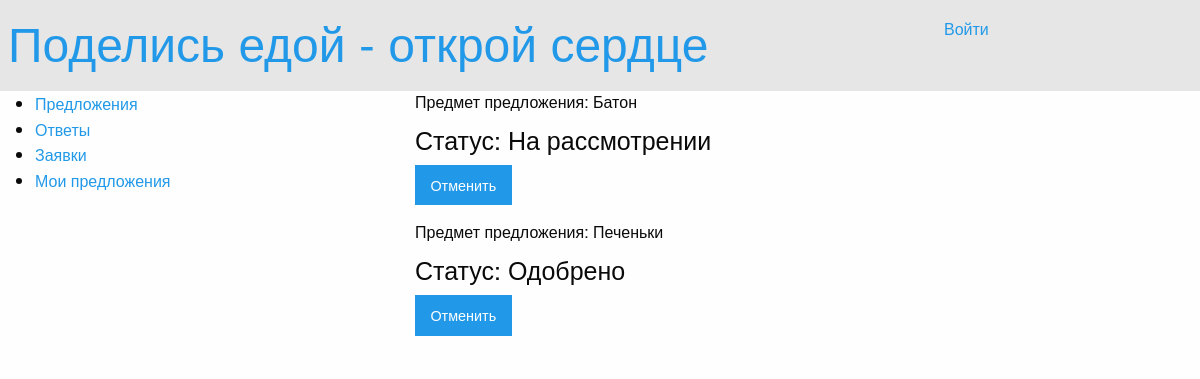
The app's page /basicview/answers/ with its own data.
### offers/models.py (models this page shows)
class Answer(models.Model):
    class Meta:
        db_table = "answer"
    answer_title = models.CharField(max_length=200)
    answer_status = models.CharField(max_length=20)

### offers/views.py (the view)
def answers(request):
    all_answers = Answer.objects.all()
    return render_to_response('answers.html', {
        'answers': all_answers,
        'username': auth.get_user(request).username
    })

### offers/templates/answers.html (shortened to what this page needs)
{% extends 'main.html' %}
{% load staticfiles %}
{% block answers %}
<!DOCTYPE html>
<html lang="ru">
    <head>
    </head>
    <body>
        <div class="large-8 columns">
            {% for answer in answers %}
                <h6>Предмет предложения: {{ answer.answer_title }}</h6>
                <h4>Статус: {{ answer.answer_status }}</h4>
                <button class="button">Отменить</button>
            {% endfor %}
        </div>
    </body>
</html>
{% endblock %}

### records on screen
Answer: answer_title "Батон", answer_status "На рассмотрении"
Answer: answer_title "Печеньки", answer_status "Одобрено"
